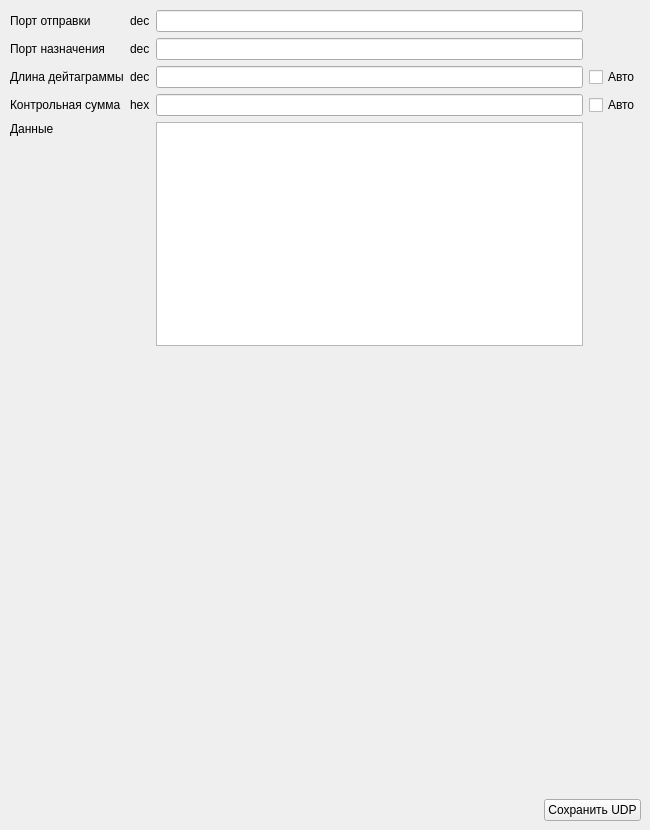
       <widget class="QWidget" name="tab_UDP">
        <attribute name="title">
         <string>UDP</string>
        </attribute>
        <widget class="QWidget" name="layoutWidget_3">
         <property name="geometry">
          <rect>
           <x>10</x>
           <y>10</y>
           <width>631</width>
           <height>811</height>
          </rect>
         </property>
         <layout class="QGridLayout" name="gridLayout_FieldsUDP">
          <item row="1" column="2">
           <widget class="QLineEdit" name="lineEdit_srcPortUDP"/>
          </item>
          <item row="5" column="0">
           <widget class="QLabel" name="label_86">
            <property name="text">
             <string>Данные</string>
            </property>
            <property name="alignment">
             <set>Qt::AlignLeading|Qt::AlignLeft|Qt::AlignTop</set>
            </property>
           </widget>
          </item>
          <item row="3" column="3">
           <widget class="QCheckBox" name="checkBox_autoLengthUDP">
            <property name="text">
             <string>Авто</string>
            </property>
           </widget>
          </item>
          <item row="1" column="0">
           <widget class="QLabel" name="label_87">
            <property name="text">
             <string>Порт отправки</string>
            </property>
           </widget>
          </item>
          <item row="5" column="2">
           <widget class="QPlainTextEdit" name="plainTextEdit_dataUDP"/>
          </item>
          <item row="2" column="0">
           <widget class="QLabel" name="label_91">
            <property name="text">
             <string>Порт назначения</string>
            </property>
           </widget>
          </item>
          <item row="4" column="3">
           <widget class="QCheckBox" name="checkBox_autoChecksumUDP">
            <property name="text">
             <string>Авто</string>
            </property>
           </widget>
          </item>
          <item row="3" column="1">
           <widget class="QLabel" name="label_56">
            <property name="text">
             <string>dec</string>
            </property>
           </widget>
          </item>
          <item row="4" column="1">
           <widget class="QLabel" name="label_58">
            <property name="text">
             <string>hex</string>
            </property>
           </widget>
          </item>
          <item row="1" column="1">
           <widget class="QLabel" name="label_96">
            <property name="text">
             <string>dec</string>
            </property>
           </widget>
          </item>
          <item row="2" column="1">
           <widget class="QLabel" name="label_97">
            <property name="text">
             <string>dec</string>
            </property>
           </widget>
          </item>
          <item row="7" column="0">
           <spacer name="verticalSpacer_5">
            <property name="orientation">
             <enum>Qt::Vertical</enum>
            </property>
            <property name="sizeHint" stdset="0">
             <size>
              <width>20</width>
              <height>40</height>
             </size>
            </property>
           </spacer>
          </item>
          <item row="6" column="0">
           <spacer name="verticalSpacer_6">
            <property name="orientation">
             <enum>Qt::Vertical</enum>
            </property>
            <property name="sizeHint" stdset="0">
             <size>
              <width>20</width>
              <height>40</height>
             </size>
            </property>
           </spacer>
          </item>
          <item row="4" column="2">
           <widget class="QLineEdit" name="lineEdit_checksumUDP"/>
          </item>
          <item row="8" column="0" colspan="4">
           <layout class="QHBoxLayout" name="horizontalLayout_9">
            <item>
             <spacer name="horizontalSpacer_6">
              <property name="orientation">
               <enum>Qt::Horizontal</enum>
              </property>
              <property name="sizeHint" stdset="0">
               <size>
                <width>40</width>
                <height>20</height>
               </size>
              </property>
             </spacer>
            </item>
            <item>
             <widget class="QPushButton" name="pushButton_saveUDP">
              <property name="text">
               <string>Сохранить UDP</string>
              </property>
             </widget>
            </item>
           </layout>
          </item>
          <item row="4" column="0">
           <widget class="QLabel" name="label_57">
            <property name="text">
             <string>Контрольная сумма</string>
            </property>
           </widget>
          </item>
          <item row="3" column="0">
           <widget class="QLabel" name="label_55">
            <property name="text">
             <string>Длина дейтаграммы</string>
            </property>
           </widget>
          </item>
          <item row="3" column="2">
           <widget class="QLineEdit" name="lineEdit_lengthUDP"/>
          </item>
          <item row="2" column="2">
           <widget class="QLineEdit" name="lineEdit_dstPortUDP"/>
          </item>
         </layout>
        </widget>
       </widget>
